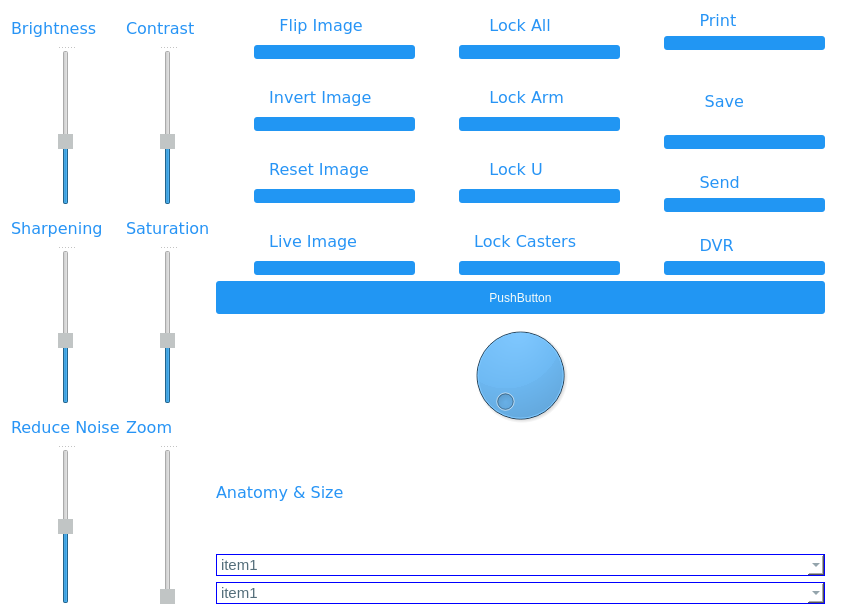
<?xml version="1.0" encoding="UTF-8"?>
<ui version="4.0">
 <class>imagingSettings</class>
 <widget class="QDialog" name="imagingSettings">
  <property name="geometry">
   <rect>
    <x>0</x>
    <y>0</y>
    <width>864</width>
    <height>615</height>
   </rect>
  </property>
  <property name="windowTitle">
   <string>Dialog</string>
  </property>
  <property name="styleSheet">
   <string notr="true">QDialog#imagingSettings{
	background-image: url(:/new/Images/Backround.jpg);
	background-color: #ffffff;
}</string>
  </property>
  <layout class="QFormLayout" name="formLayout">
   <item row="0" column="1">
    <layout class="QHBoxLayout" name="horizontalLayout_2">
     <item>
      <layout class="QVBoxLayout" name="verticalLayout_15">
       <item>
        <layout class="QHBoxLayout" name="horizontalLayout">
         <item>
          <spacer name="horizontalSpacer">
           <property name="orientation">
            <enum>Qt::Horizontal</enum>
           </property>
           <property name="sizeType">
            <enum>QSizePolicy::Fixed</enum>
           </property>
           <property name="sizeHint" stdset="0">
            <size>
             <width>38</width>
             <height>20</height>
            </size>
           </property>
          </spacer>
         </item>
         <item>
          <layout class="QVBoxLayout" name="verticalLayout_14">
           <item>
            <layout class="QVBoxLayout" name="verticalLayout">
             <item>
              <widget class="QLabel" name="label_10">
               <property name="font">
                <font>
                 <family>Verdana</family>
                 <pointsize>12</pointsize>
                </font>
               </property>
               <property name="styleSheet">
                <string notr="true">QLabel{
	color: #2794f5;
}</string>
               </property>
               <property name="text">
                <string>     Flip Image</string>
               </property>
              </widget>
             </item>
             <item>
              <widget class="QPushButton" name="pushButton_flipimage">
               <property name="styleSheet">
                <string notr="true">QPushButton{
	background-color: #2196f3;
	 border: 0px solid #8f8f91;
    border-radius: 3px;
	color:#f6fcfa;
}
QPushButton:hover{
	background-color: #2196f3;
	 border: 0px solid #4facf5;
    border-radius: 3px;
	color:#f6fcfa;
}

QPushButton:pressed{
	background-color: #2196f3;
	 border: 0px solid #8f8f91;
    border-radius: 3px;
	color:#ffffff;
}
</string>
               </property>
               <property name="text">
                <string/>
               </property>
              </widget>
             </item>
            </layout>
           </item>
           <item>
            <spacer name="verticalSpacer">
             <property name="orientation">
              <enum>Qt::Vertical</enum>
             </property>
             <property name="sizeType">
              <enum>QSizePolicy::Fixed</enum>
             </property>
             <property name="sizeHint" stdset="0">
              <size>
               <width>20</width>
               <height>18</height>
              </size>
             </property>
            </spacer>
           </item>
           <item>
            <layout class="QVBoxLayout" name="verticalLayout_2">
             <item>
              <widget class="QLabel" name="label_11">
               <property name="font">
                <font>
                 <family>Verdana</family>
                 <pointsize>12</pointsize>
                </font>
               </property>
               <property name="styleSheet">
                <string notr="true">QLabel{
	color: #2794f5;
}</string>
               </property>
               <property name="text">
                <string>   Invert Image</string>
               </property>
              </widget>
             </item>
             <item>
              <widget class="QPushButton" name="pushButton_2_invertimage">
               <property name="styleSheet">
                <string notr="true">QPushButton{
	background-color: #2196f3;
	 border: 0px solid #8f8f91;
    border-radius: 3px;
	color:#f6fcfa;
}
QPushButton:hover{
	background-color: #2196f3;
	 border: 0px solid #4facf5;
    border-radius: 3px;
	color:#f6fcfa;
}

QPushButton:pressed{
	background-color: #2196f3;
	 border: 0px solid #8f8f91;
    border-radius: 3px;
	color:#ffffff;
}
</string>
               </property>
               <property name="text">
                <string/>
               </property>
              </widget>
             </item>
            </layout>
           </item>
           <item>
            <spacer name="verticalSpacer_2">
             <property name="orientation">
              <enum>Qt::Vertical</enum>
             </property>
             <property name="sizeType">
              <enum>QSizePolicy::Fixed</enum>
             </property>
             <property name="sizeHint" stdset="0">
              <size>
               <width>20</width>
               <height>18</height>
              </size>
             </property>
            </spacer>
           </item>
           <item>
            <layout class="QVBoxLayout" name="verticalLayout_3">
             <item>
              <widget class="QLabel" name="label_12">
               <property name="font">
                <font>
                 <family>Verdana</family>
                 <pointsize>12</pointsize>
                </font>
               </property>
               <property name="styleSheet">
                <string notr="true">QLabel{
	color: #2794f5;
}</string>
               </property>
               <property name="text">
                <string>   Reset Image</string>
               </property>
              </widget>
             </item>
             <item>
              <widget class="QPushButton" name="pushButton_3_resetimage">
               <property name="styleSheet">
                <string notr="true">QPushButton{
	background-color: #2196f3;
	 border: 0px solid #8f8f91;
    border-radius: 3px;
	color:#f6fcfa;
}
QPushButton:hover{
	background-color: #2196f3;
	 border: 0px solid #4facf5;
    border-radius: 3px;
	color:#f6fcfa;
}

QPushButton:pressed{
	background-color: #2196f3;
	 border: 0px solid #8f8f91;
    border-radius: 3px;
	color:#ffffff;
}
</string>
               </property>
               <property name="text">
                <string/>
               </property>
              </widget>
             </item>
            </layout>
           </item>
           <item>
            <spacer name="verticalSpacer_3">
             <property name="orientation">
              <enum>Qt::Vertical</enum>
             </property>
             <property name="sizeType">
              <enum>QSizePolicy::Fixed</enum>
             </property>
             <property name="sizeHint" stdset="0">
              <size>
               <width>20</width>
               <height>18</height>
              </size>
             </property>
            </spacer>
           </item>
           <item>
            <layout class="QVBoxLayout" name="verticalLayout_4">
             <item>
              <widget class="QLabel" name="label_13">
               <property name="font">
                <font>
                 <family>Verdana</family>
                 <pointsize>12</pointsize>
                </font>
               </property>
               <property name="styleSheet">
                <string notr="true">QLabel{
	color: #2794f5;
}</string>
               </property>
               <property name="text">
                <string>   Live Image</string>
               </property>
              </widget>
             </item>
             <item>
              <widget class="QPushButton" name="pushButton_4_liveimage">
               <property name="styleSheet">
                <string notr="true">QPushButton{
	background-color: #2196f3;
	 border: 0px solid #8f8f91;
    border-radius: 3px;
	color:#f6fcfa;
}
QPushButton:hover{
	background-color: #2196f3;
	 border: 0px solid #4facf5;
    border-radius: 3px;
	color:#f6fcfa;
}

QPushButton:pressed{
	background-color: #2196f3;
	 border: 0px solid #8f8f91;
    border-radius: 3px;
	color:#ffffff;
}
</string>
               </property>
               <property name="text">
                <string/>
               </property>
              </widget>
             </item>
            </layout>
           </item>
          </layout>
         </item>
         <item>
          <spacer name="horizontalSpacer_2">
           <property name="orientation">
            <enum>Qt::Horizontal</enum>
           </property>
           <property name="sizeType">
            <enum>QSizePolicy::Maximum</enum>
           </property>
           <property name="sizeHint" stdset="0">
            <size>
             <width>38</width>
             <height>20</height>
            </size>
           </property>
          </spacer>
         </item>
         <item>
          <layout class="QVBoxLayout" name="verticalLayout_17">
           <item>
            <layout class="QVBoxLayout" name="verticalLayout_6">
             <item>
              <widget class="QLabel" name="label_14">
               <property name="font">
                <font>
                 <family>Verdana</family>
                 <pointsize>12</pointsize>
                </font>
               </property>
               <property name="styleSheet">
                <string notr="true">QLabel{
	color: #2794f5;
}</string>
               </property>
               <property name="text">
                <string>      Lock All</string>
               </property>
              </widget>
             </item>
             <item>
              <widget class="QPushButton" name="pushButton_5_lockall">
               <property name="styleSheet">
                <string notr="true">QPushButton{
	background-color: #2196f3;
	 border: 0px solid #8f8f91;
    border-radius: 3px;
	color:#f6fcfa;
}
QPushButton:hover{
	background-color: #2196f3;
	 border: 0px solid #4facf5;
    border-radius: 3px;
	color:#f6fcfa;
}

QPushButton:pressed{
	background-color: #2196f3;
	 border: 0px solid #8f8f91;
    border-radius: 3px;
	color:#ffffff;
}
</string>
               </property>
               <property name="text">
                <string/>
               </property>
              </widget>
             </item>
            </layout>
           </item>
           <item>
            <spacer name="verticalSpacer_5">
             <property name="orientation">
              <enum>Qt::Vertical</enum>
             </property>
             <property name="sizeType">
              <enum>QSizePolicy::Fixed</enum>
             </property>
             <property name="sizeHint" stdset="0">
              <size>
               <width>20</width>
               <height>18</height>
              </size>
             </property>
            </spacer>
           </item>
           <item>
            <layout class="QVBoxLayout" name="verticalLayout_7">
             <item>
              <widget class="QLabel" name="label_15">
               <property name="font">
                <font>
                 <family>Verdana</family>
                 <pointsize>12</pointsize>
                </font>
               </property>
               <property name="styleSheet">
                <string notr="true">QLabel{
	color: #2794f5;
}</string>
               </property>
               <property name="lineWidth">
                <number>1</number>
               </property>
               <property name="text">
                <string>      Lock Arm</string>
               </property>
              </widget>
             </item>
             <item>
              <widget class="QPushButton" name="pushButton_6_lockarm">
               <property name="styleSheet">
                <string notr="true">QPushButton{
	background-color: #2196f3;
	 border: 0px solid #8f8f91;
    border-radius: 3px;
	color:#f6fcfa;
}
QPushButton:hover{
	background-color: #2196f3;
	 border: 0px solid #4facf5;
    border-radius: 3px;
	color:#f6fcfa;
}

QPushButton:pressed{
	background-color: #2196f3;
	 border: 0px solid #8f8f91;
    border-radius: 3px;
	color:#ffffff;
}
</string>
               </property>
               <property name="text">
                <string/>
               </property>
              </widget>
             </item>
            </layout>
           </item>
           <item>
            <spacer name="verticalSpacer_6">
             <property name="orientation">
              <enum>Qt::Vertical</enum>
             </property>
             <property name="sizeType">
              <enum>QSizePolicy::Fixed</enum>
             </property>
             <property name="sizeHint" stdset="0">
              <size>
               <width>20</width>
               <height>18</height>
              </size>
             </property>
            </spacer>
           </item>
           <item>
            <layout class="QVBoxLayout" name="verticalLayout_8">
             <item>
              <widget class="QLabel" name="label_16">
               <property name="font">
                <font>
                 <family>Verdana</family>
                 <pointsize>12</pointsize>
                </font>
               </property>
               <property name="styleSheet">
                <string notr="true">QLabel{
	color: #2794f5;
}</string>
               </property>
               <property name="text">
                <string>      Lock U</string>
               </property>
              </widget>
             </item>
             <item>
              <widget class="QPushButton" name="pushButton_7_locku">
               <property name="styleSheet">
                <string notr="true">QPushButton{
	background-color: #2196f3;
	 border: 0px solid #8f8f91;
    border-radius: 3px;
	color:#f6fcfa;
}
QPushButton:hover{
	background-color: #2196f3;
	 border: 0px solid #4facf5;
    border-radius: 3px;
	color:#f6fcfa;
}

QPushButton:pressed{
	background-color: #2196f3;
	 border: 0px solid #8f8f91;
    border-radius: 3px;
	color:#ffffff;
}
</string>
               </property>
               <property name="text">
                <string/>
               </property>
              </widget>
             </item>
            </layout>
           </item>
           <item>
            <spacer name="verticalSpacer_7">
             <property name="orientation">
              <enum>Qt::Vertical</enum>
             </property>
             <property name="sizeType">
              <enum>QSizePolicy::Fixed</enum>
             </property>
             <property name="sizeHint" stdset="0">
              <size>
               <width>20</width>
               <height>18</height>
              </size>
             </property>
            </spacer>
           </item>
           <item>
            <layout class="QVBoxLayout" name="verticalLayout_9">
             <item>
              <widget class="QLabel" name="label_17">
               <property name="font">
                <font>
                 <family>Verdana</family>
                 <pointsize>12</pointsize>
                </font>
               </property>
               <property name="styleSheet">
                <string notr="true">QLabel{
	color: #2794f5;
}</string>
               </property>
               <property name="text">
                <string>   Lock Casters</string>
               </property>
              </widget>
             </item>
             <item>
              <widget class="QPushButton" name="pushButton_8_lockcasters">
               <property name="styleSheet">
                <string notr="true">QPushButton{
	background-color: #2196f3;
	 border: 0px solid #8f8f91;
    border-radius: 3px;
	color:#f6fcfa;
}
QPushButton:hover{
	background-color: #2196f3;
	 border: 0px solid #4facf5;
    border-radius: 3px;
	color:#f6fcfa;
}

QPushButton:pressed{
	background-color: #2196f3;
	 border: 0px solid #8f8f91;
    border-radius: 3px;
	color:#ffffff;
}
</string>
               </property>
               <property name="text">
                <string/>
               </property>
              </widget>
             </item>
            </layout>
           </item>
          </layout>
         </item>
         <item>
          <spacer name="horizontalSpacer_3">
           <property name="orientation">
            <enum>Qt::Horizontal</enum>
           </property>
           <property name="sizeType">
            <enum>QSizePolicy::Maximum</enum>
           </property>
           <property name="sizeHint" stdset="0">
            <size>
             <width>38</width>
             <height>20</height>
            </size>
           </property>
          </spacer>
         </item>
         <item>
          <layout class="QVBoxLayout" name="verticalLayout_18">
           <item>
            <layout class="QVBoxLayout" name="verticalLayout_10">
             <item>
              <widget class="QLabel" name="label_18">
               <property name="font">
                <font>
                 <family>Verdana</family>
                 <pointsize>12</pointsize>
                </font>
               </property>
               <property name="styleSheet">
                <string notr="true">QLabel{
	color: #2794f5;
}</string>
               </property>
               <property name="text">
                <string>       Print </string>
               </property>
              </widget>
             </item>
             <item>
              <widget class="QPushButton" name="pushButton_9_print">
               <property name="styleSheet">
                <string notr="true">QPushButton{
	background-color: #2196f3;
	 border: 0px solid #8f8f91;
    border-radius: 3px;
	color:#f6fcfa;
}
QPushButton:hover{
	background-color: #2196f3;
	 border: 0px solid #4facf5;
    border-radius: 3px;
	color:#f6fcfa;
}

QPushButton:pressed{
	background-color: #2196f3;
	 border: 0px solid #8f8f91;
    border-radius: 3px;
	color:#ffffff;
}
</string>
               </property>
               <property name="text">
                <string/>
               </property>
              </widget>
             </item>
            </layout>
           </item>
           <item>
            <spacer name="verticalSpacer_8">
             <property name="orientation">
              <enum>Qt::Vertical</enum>
             </property>
             <property name="sizeType">
              <enum>QSizePolicy::Maximum</enum>
             </property>
             <property name="sizeHint" stdset="0">
              <size>
               <width>20</width>
               <height>18</height>
              </size>
             </property>
            </spacer>
           </item>
           <item>
            <layout class="QVBoxLayout" name="verticalLayout_11">
             <item>
              <widget class="QLabel" name="label_19">
               <property name="minimumSize">
                <size>
                 <width>145</width>
                 <height>55</height>
                </size>
               </property>
               <property name="maximumSize">
                <size>
                 <width>55</width>
                 <height>16777215</height>
                </size>
               </property>
               <property name="font">
                <font>
                 <family>Verdana</family>
                 <pointsize>12</pointsize>
                </font>
               </property>
               <property name="styleSheet">
                <string notr="true">QLabel{
	color: #2794f5;
}</string>
               </property>
               <property name="text">
                <string>        Save</string>
               </property>
              </widget>
             </item>
             <item>
              <widget class="QPushButton" name="pushButton_10_save">
               <property name="styleSheet">
                <string notr="true">QPushButton{
	background-color: #2196f3;
	 border: 0px solid #8f8f91;
    border-radius: 3px;
	color:#f6fcfa;
}
QPushButton:hover{
	background-color: #2196f3;
	 border: 0px solid #4facf5;
    border-radius: 3px;
	color:#f6fcfa;
}

QPushButton:pressed{
	background-color: #2196f3;
	 border: 0px solid #8f8f91;
    border-radius: 3px;
	color:#ffffff;
}
</string>
               </property>
               <property name="text">
                <string/>
               </property>
              </widget>
             </item>
            </layout>
           </item>
           <item>
            <spacer name="verticalSpacer_9">
             <property name="orientation">
              <enum>Qt::Vertical</enum>
             </property>
             <property name="sizeType">
              <enum>QSizePolicy::Maximum</enum>
             </property>
             <property name="sizeHint" stdset="0">
              <size>
               <width>20</width>
               <height>18</height>
              </size>
             </property>
            </spacer>
           </item>
           <item>
            <layout class="QVBoxLayout" name="verticalLayout_12">
             <item>
              <widget class="QLabel" name="label_20">
               <property name="font">
                <font>
                 <family>Verdana</family>
                 <pointsize>12</pointsize>
                </font>
               </property>
               <property name="styleSheet">
                <string notr="true">QLabel{
	color: #2794f5;
}</string>
               </property>
               <property name="text">
                <string>       Send</string>
               </property>
              </widget>
             </item>
             <item>
              <widget class="QPushButton" name="pushButton_11_send">
               <property name="styleSheet">
                <string notr="true">QPushButton{
	background-color: #2196f3;
	 border: 0px solid #8f8f91;
    border-radius: 3px;
	color:#f6fcfa;
}
QPushButton:hover{
	background-color: #2196f3;
	 border: 0px solid #4facf5;
    border-radius: 3px;
	color:#f6fcfa;
}

QPushButton:pressed{
	background-color: #2196f3;
	 border: 0px solid #8f8f91;
    border-radius: 3px;
	color:#ffffff;
}
</string>
               </property>
               <property name="text">
                <string/>
               </property>
              </widget>
             </item>
            </layout>
           </item>
           <item>
            <spacer name="verticalSpacer_10">
             <property name="orientation">
              <enum>Qt::Vertical</enum>
             </property>
             <property name="sizeType">
              <enum>QSizePolicy::Maximum</enum>
             </property>
             <property name="sizeHint" stdset="0">
              <size>
               <width>20</width>
               <height>18</height>
              </size>
             </property>
            </spacer>
           </item>
           <item>
            <layout class="QVBoxLayout" name="verticalLayout_13">
             <item>
              <widget class="QLabel" name="label_21">
               <property name="font">
                <font>
                 <family>Verdana</family>
                 <pointsize>12</pointsize>
                </font>
               </property>
               <property name="styleSheet">
                <string notr="true">QLabel{
	color: #2794f5;
}</string>
               </property>
               <property name="text">
                <string>       DVR</string>
               </property>
              </widget>
             </item>
             <item>
              <widget class="QPushButton" name="pushButton_12_dvr">
               <property name="styleSheet">
                <string notr="true">QPushButton{
	background-color: #2196f3;
	 border: 0px solid #8f8f91;
    border-radius: 3px;
	color:#f6fcfa;
}
QPushButton:hover{
	background-color: #2196f3;
	 border: 0px solid #4facf5;
    border-radius: 3px;
	color:#f6fcfa;
}

QPushButton:pressed{
	background-color: #2196f3;
	 border: 0px solid #8f8f91;
    border-radius: 3px;
	color:#ffffff;
}
</string>
               </property>
               <property name="text">
                <string/>
               </property>
              </widget>
             </item>
            </layout>
           </item>
          </layout>
         </item>
        </layout>
       </item>
       <item>
        <widget class="QPushButton" name="pushButton_save">
         <property name="minimumSize">
          <size>
           <width>75</width>
           <height>33</height>
          </size>
         </property>
         <property name="styleSheet">
          <string notr="true">QPushButton{
	background-color: #2196f3;
	 border: 0px solid #8f8f91;
    border-radius: 3px;
	color:#f6fcfa;
}
QPushButton:hover{
	background-color: #2196f3;
	 border: 0px solid #4facf5;
    border-radius: 3px;
	color:#f6fcfa;
}

QPushButton:pressed{
	background-color: #2196f3;
	 border: 0px solid #8f8f91;
    border-radius: 3px;
	color:#ffffff;
}

</string>
         </property>
         <property name="text">
          <string>PushButton</string>
         </property>
        </widget>
       </item>
       <item>
        <widget class="QDial" name="dial">
         <property name="styleSheet">
          <string notr="true">background-color:#2196f3;</string>
         </property>
         <property name="maximum">
          <number>360</number>
         </property>
        </widget>
       </item>
       <item>
        <widget class="QLabel" name="label_9">
         <property name="font">
          <font>
           <family>Verdana</family>
           <pointsize>12</pointsize>
          </font>
         </property>
         <property name="styleSheet">
          <string notr="true">QLabel{
	color: #2794f5;
}</string>
         </property>
         <property name="text">
          <string>Anatomy &amp; Size</string>
         </property>
        </widget>
       </item>
       <item>
        <widget class="QComboBox" name="comboBox_2_anatomy">
         <property name="font">
          <font>
           <pointsize>11</pointsize>
           <weight>50</weight>
           <italic>false</italic>
           <bold>false</bold>
          </font>
         </property>
         <property name="styleSheet">
          <string notr="true"> QComboBox {
     border: 1px solid blue;
background-color: rgb(255, 255, 255);
color: #546e7a;
font:11pt;
 }

QComboBox QAbstractItemView {
     border: 1px solid darkgray;
     selection-background-color: #60b9ff;
	 color:546e7a;
 }</string>
         </property>
         <item>
          <property name="text">
           <string>item1</string>
          </property>
         </item>
         <item>
          <property name="text">
           <string>item2</string>
          </property>
         </item>
         <item>
          <property name="text">
           <string>item3</string>
          </property>
         </item>
         <item>
          <property name="text">
           <string>itme4</string>
          </property>
         </item>
        </widget>
       </item>
       <item>
        <widget class="QComboBox" name="comboBox_size">
         <property name="font">
          <font>
           <pointsize>11</pointsize>
           <weight>50</weight>
           <italic>false</italic>
           <bold>false</bold>
          </font>
         </property>
         <property name="styleSheet">
          <string notr="true">  QComboBox {
     border: 1px solid blue;
background-color: rgb(255, 255, 255);
color: #546e7a;
font:11pt;
 }

QComboBox QAbstractItemView {
     border: 1px solid darkgray;
     selection-background-color: #60b9ff;
	 color:546e7a;
 }</string>
         </property>
         <item>
          <property name="text">
           <string>item1</string>
          </property>
         </item>
         <item>
          <property name="text">
           <string>item2</string>
          </property>
         </item>
         <item>
          <property name="text">
           <string>item3</string>
          </property>
         </item>
         <item>
          <property name="text">
           <string>item4</string>
          </property>
         </item>
         <item>
          <property name="text">
           <string>item5</string>
          </property>
         </item>
        </widget>
       </item>
      </layout>
     </item>
     <item>
      <spacer name="horizontalSpacer_4">
       <property name="orientation">
        <enum>Qt::Horizontal</enum>
       </property>
       <property name="sizeType">
        <enum>QSizePolicy::Fixed</enum>
       </property>
       <property name="sizeHint" stdset="0">
        <size>
         <width>28</width>
         <height>20</height>
        </size>
       </property>
      </spacer>
     </item>
    </layout>
   </item>
   <item row="0" column="0">
    <layout class="QGridLayout" name="gridLayout">
     <item row="2" column="1">
      <widget class="QSplitter" name="splitter_6">
       <property name="orientation">
        <enum>Qt::Vertical</enum>
       </property>
       <widget class="QLabel" name="label_8">
        <property name="font">
         <font>
          <family>Verdana</family>
          <pointsize>12</pointsize>
         </font>
        </property>
        <property name="styleSheet">
         <string notr="true">QLabel{
	color: #2794f5;
}</string>
        </property>
        <property name="text">
         <string>Zoom</string>
        </property>
       </widget>
       <widget class="QSlider" name="verticalSlider_zoom">
        <property name="styleSheet">
         <string notr="true">QSlider::handle:vertical {
    height: 10px;
    background: #c1c5c5;
    margin: 0 -4px; /* expand outside the groove */
}</string>
        </property>
        <property name="orientation">
         <enum>Qt::Vertical</enum>
        </property>
       </widget>
      </widget>
     </item>
     <item row="2" column="0">
      <widget class="QSplitter" name="splitter_5">
       <property name="orientation">
        <enum>Qt::Vertical</enum>
       </property>
       <widget class="QLabel" name="label_5">
        <property name="font">
         <font>
          <family>Verdana</family>
          <pointsize>12</pointsize>
         </font>
        </property>
        <property name="styleSheet">
         <string notr="true">QLabel{
	color: #2794f5;
}</string>
        </property>
        <property name="text">
         <string>Reduce Noise</string>
        </property>
       </widget>
       <widget class="QSlider" name="verticalSlider_denoise">
        <property name="styleSheet">
         <string notr="true">QSlider::handle:vertical {
    height: 10px;
    background: #c1c5c5;
    margin: 0 -4px; /* expand outside the groove */
}</string>
        </property>
        <property name="minimum">
         <number>-10</number>
        </property>
        <property name="maximum">
         <number>10</number>
        </property>
        <property name="singleStep">
         <number>2</number>
        </property>
        <property name="pageStep">
         <number>0</number>
        </property>
        <property name="orientation">
         <enum>Qt::Vertical</enum>
        </property>
       </widget>
      </widget>
     </item>
     <item row="0" column="0">
      <widget class="QSplitter" name="splitter_2">
       <property name="orientation">
        <enum>Qt::Vertical</enum>
       </property>
       <widget class="QLabel" name="label">
        <property name="font">
         <font>
          <family>Verdana</family>
          <pointsize>12</pointsize>
         </font>
        </property>
        <property name="styleSheet">
         <string notr="true">QLabel{
	color: #2794f5;
}</string>
        </property>
        <property name="text">
         <string>Brightness</string>
        </property>
       </widget>
       <widget class="QSlider" name="verticalSlider_brightness">
        <property name="styleSheet">
         <string notr="true">QSlider::handle:vertical {
    height: 10px;
    background: #c1c5c5;
    margin: 0 -4px; /* expand outside the groove */
}

</string>
        </property>
        <property name="minimum">
         <number>0</number>
        </property>
        <property name="maximum">
         <number>250</number>
        </property>
        <property name="singleStep">
         <number>2</number>
        </property>
        <property name="pageStep">
         <number>0</number>
        </property>
        <property name="value">
         <number>100</number>
        </property>
        <property name="orientation">
         <enum>Qt::Vertical</enum>
        </property>
       </widget>
      </widget>
     </item>
     <item row="0" column="1">
      <widget class="QSplitter" name="splitter">
       <property name="orientation">
        <enum>Qt::Vertical</enum>
       </property>
       <widget class="QLabel" name="label_6">
        <property name="font">
         <font>
          <family>Verdana</family>
          <pointsize>12</pointsize>
         </font>
        </property>
        <property name="styleSheet">
         <string notr="true">QLabel{
	color: #2794f5;
}</string>
        </property>
        <property name="text">
         <string>Contrast</string>
        </property>
       </widget>
       <widget class="QSlider" name="verticalSlider_contrast">
        <property name="styleSheet">
         <string notr="true">QSlider::handle:vertical {
    height: 10px;
    background: #c1c5c5;
    margin: 0 -4px; /* expand outside the groove */
}</string>
        </property>
        <property name="minimum">
         <number>0</number>
        </property>
        <property name="maximum">
         <number>250</number>
        </property>
        <property name="singleStep">
         <number>2</number>
        </property>
        <property name="pageStep">
         <number>0</number>
        </property>
        <property name="value">
         <number>100</number>
        </property>
        <property name="orientation">
         <enum>Qt::Vertical</enum>
        </property>
       </widget>
      </widget>
     </item>
     <item row="1" column="0">
      <widget class="QSplitter" name="splitter_3">
       <property name="orientation">
        <enum>Qt::Vertical</enum>
       </property>
       <widget class="QLabel" name="label_4">
        <property name="font">
         <font>
          <family>Verdana</family>
          <pointsize>12</pointsize>
         </font>
        </property>
        <property name="styleSheet">
         <string notr="true">QLabel{
	color: #2794f5;
}</string>
        </property>
        <property name="text">
         <string>Sharpening</string>
        </property>
       </widget>
       <widget class="QSlider" name="verticalSlider_sharpening">
        <property name="styleSheet">
         <string notr="true">QSlider::handle:vertical {
    height: 10px;
    background: #c1c5c5;
    margin: 0 -4px; /* expand outside the groove */
}</string>
        </property>
        <property name="minimum">
         <number>0</number>
        </property>
        <property name="maximum">
         <number>250</number>
        </property>
        <property name="singleStep">
         <number>2</number>
        </property>
        <property name="pageStep">
         <number>0</number>
        </property>
        <property name="value">
         <number>100</number>
        </property>
        <property name="orientation">
         <enum>Qt::Vertical</enum>
        </property>
       </widget>
      </widget>
     </item>
     <item row="1" column="1">
      <widget class="QSplitter" name="splitter_4">
       <property name="orientation">
        <enum>Qt::Vertical</enum>
       </property>
       <widget class="QLabel" name="label_7">
        <property name="font">
         <font>
          <family>Verdana</family>
          <pointsize>12</pointsize>
         </font>
        </property>
        <property name="styleSheet">
         <string notr="true">QLabel{
	color: #2794f5;
}</string>
        </property>
        <property name="text">
         <string>Saturation</string>
        </property>
       </widget>
       <widget class="QSlider" name="verticalSlider_saturation">
        <property name="styleSheet">
         <string notr="true">QSlider::handle:vertical {
    height: 10px;
    background: #c1c5c5;
    margin: 0 -4px; /* expand outside the groove */
}</string>
        </property>
        <property name="minimum">
         <number>0</number>
        </property>
        <property name="maximum">
         <number>250</number>
        </property>
        <property name="singleStep">
         <number>2</number>
        </property>
        <property name="pageStep">
         <number>0</number>
        </property>
        <property name="value">
         <number>100</number>
        </property>
        <property name="orientation">
         <enum>Qt::Vertical</enum>
        </property>
       </widget>
      </widget>
     </item>
    </layout>
   </item>
  </layout>
 </widget>
 <resources/>
 <connections/>
</ui>
